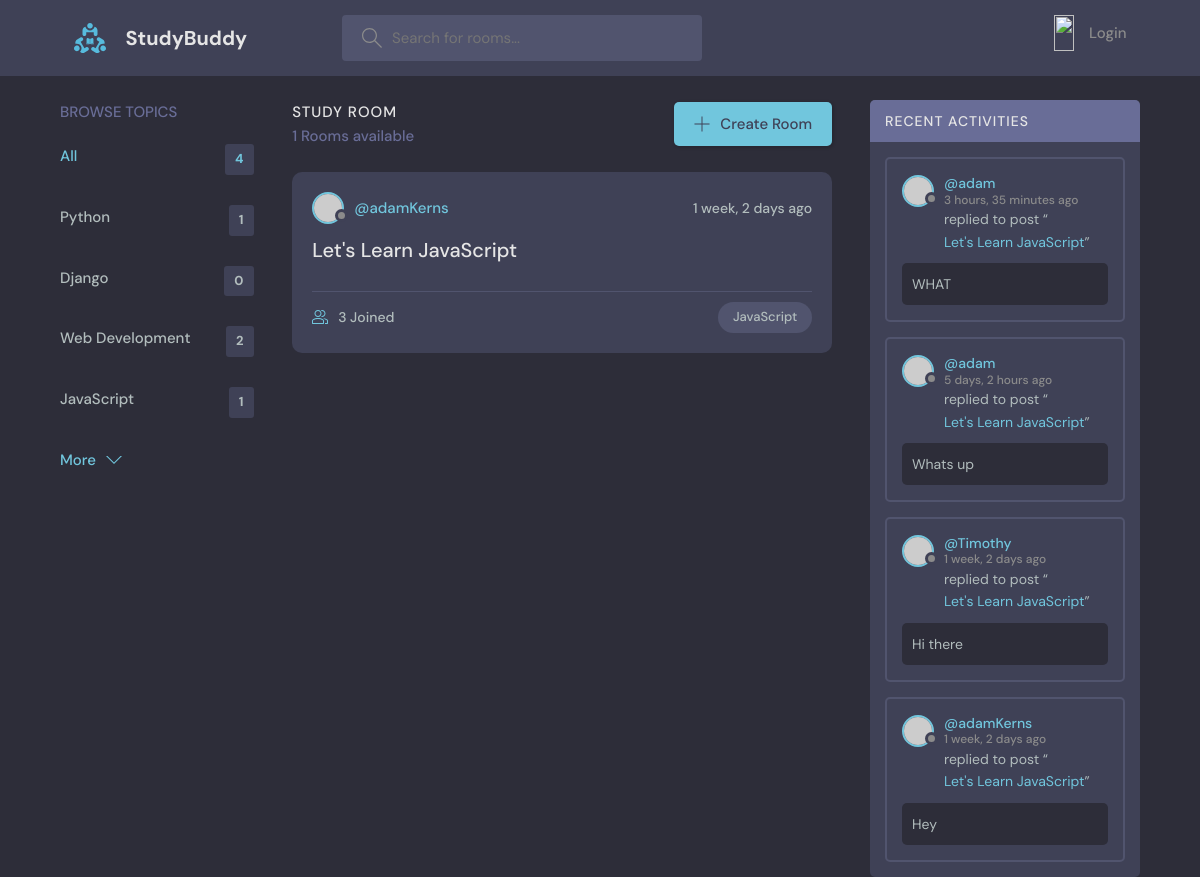
Screenshot of /?q=JavaScript with the database file from the repository.
### base/models.py (models this page shows, shortened)
class Topic(models.Model):
    name = models.CharField(max_length=200)

class Room(models.Model):
    host = models.ForeignKey(User, on_delete=models.SET_NULL, null=True)
    topic = models.ForeignKey(Topic, on_delete=models.SET_NULL, null=True)
    name = models.CharField(max_length=200)
    description = models.TextField(null=True, blank=True)
    participants = models.ManyToManyField(User, related_name='participants', blank=True)
    updated = models.DateTimeField(auto_now=True)
    created = models.DateTimeField(auto_now_add=True)
    class Meta:
        ordering = ['-updated', '-created']
    def __str__(self):
        return self.name

class Message(models.Model):
    user = models.ForeignKey(User, on_delete=models.CASCADE)
    room = models.ForeignKey(Room, on_delete=models.CASCADE)
    body = models.TextField()
    updated = models.DateTimeField(auto_now=True)
    created = models.DateTimeField(auto_now_add=True)
    class Meta:
        ordering = ['-updated', '-created']

### base/views.py (the view)
# urls.py: 2. Add a URL to urlpatterns:  path('', views.home, name='home')
def home(request):
    q = request.GET.get('q') if request.GET.get('q') != None else ''
    rooms = Room.objects.filter(Q(topic__name__icontains=q) | Q(name__icontains=q) | Q(description__icontains=q))
    topics = Topic.objects.all()
    room_count = rooms.count()
    room_messages = Message.objects.filter(Q(room__topic__name__icontains=q))
    context = {'rooms': rooms, 'topics': topics, 'room_count': room_count, 'room_messages': room_messages}
    return render(request, 'base/home.html', context)

### base/templates/base/home.html (shortened to what this page needs)
{% extends 'main.html' %}
{%block content%}
    <main class="layout layout--3">
      <div class="container">
        {% include 'base/topics_component.html' %}
        <div class="roomList">
          <div class="roomList__header">
            <div>
              <h2>Study Room</h2>
              <p>{{room_count}} Rooms available</p>
            </div>
            <a class="btn btn--main" href="create-room.html">
              <svg version="1.1" xmlns="http://www.w3.org/2000/svg" width="32" height="32" viewBox="0 0 32 32">
                <title>add</title>
                <path
                  d="M16.943 0.943h-1.885v14.115h-14.115v1.885h14.115v14.115h1.885v-14.115h14.115v-1.885h-14.115v-14.115z"
                ></path>
              </svg>
              Create Room
            </a>
          </div>
          {% include 'base/feed_component.html'%}
        </div>
        {%include 'base/activity_component.html'%}
      </div>
    </main>
{% endblock content %}

### base/templates/base/topics_component.html
<div class="topics">
    <div class="topics__header">
      <h2>Browse Topics</h2>
    </div>
    <ul class="topics__list">
      <li>
        <a href="{% url 'home' %}" class="active">All <span>{{topics.count}}</span></a>
      </li>
      {% for topic in topics %}
      <li>
        <a href="{% url 'home' %}?q={{topic.name}}">{{topic.name}} <span>{{topic.room_set.all.count}}</span></a>
      </li>
      {%endfor%}
    </ul>
    <a class="btn btn--link" href="topics.html">
      More
      <svg version="1.1" xmlns="http://www.w3.org/2000/svg" width="32" height="32" viewBox="0 0 32 32">
        <title>chevron-down</title>
        <path d="M16 21l-13-13h-3l16 16 16-16h-3l-13 13z"></path>
      </svg>
    </a>
  </div>

### base/templates/base/feed_component.html (shortened to what this page needs)
{% for room in rooms %}
<div class="roomListRoom">
    <div class="roomListRoom__header">
      <a href="{% url 'user-profile' room.host.id %}" class="roomListRoom__author">
        <div class="avatar avatar--small">
          <img src="https://randomuser.me/api/portraits/women/11.jpg" />
        </div>
        <span>@{{room.host.username}}</span>
      </a>
      <div class="roomListRoom__actions">
        <span>{{room.created|timesince}} ago</span>
      </div>
    </div>
    <div class="roomListRoom__content">
      <a href="{% url 'room' room.id %}">{{room.name}}</a>
    </div>
    <div class="roomListRoom__meta">
      <a href="{% url 'room' room.id %}" class="roomListRoom__joined">
        {{room.participants.all.count}} Joined
      </a>
      <p class="roomListRoom__topic">{{room.topic.name}}</p>
    </div>
  </div>
{% endfor %}

### base/templates/base/activity_component.html (shortened to what this page needs)
<div class="activities">
    <div class="activities__header">
      <h2>Recent Activities</h2>
    </div>
    {%for message in room_messages%}
    <div class="activities__box">
      <div class="activities__boxHeader roomListRoom__header">
        <a href="{% url 'user-profile' message.user.id%}" class="roomListRoom__author">
          <div class="avatar avatar--small">
            <img src="https://randomuser.me/api/portraits/women/11.jpg" />
          </div>
          <p>
            @{{message.user}}
            <span>{{message.created|timesince}} ago</span>
          </p>
        </a>
      </div>
      <div class="activities__boxContent">
        <p>replied to post “<a href="{% url 'room' message.room.id %}">{{message.room}}</a>”</p>
        <div class="activities__boxRoomContent">
            {{message.body}}
        </div>
      </div>
    </div>
    {% endfor %}
  </div>

### rows the page displays
Topic: name "Python", room_set.all.count "1"
Topic: name "Django", room_set.all.count "0"
Topic: name "Web Development", room_set.all.count "2"
Topic: name "JavaScript", room_set.all.count "1"
Room: host.username "adamKerns", created "1 week, 2 days", name "Let's Learn JavaScript", participants.all.count "3", topic.name "JavaScript"
Message: user "adam", created "3 hours, 35 minutes", room "Let's Learn JavaScript", body "WHAT"
Message: user "adam", created "5 days, 2 hours", room "Let's Learn JavaScript", body "Whats up"
Message: user "Timothy", created "1 week, 2 days", room "Let's Learn JavaScript", body "Hi there"
Message: user "adamKerns", created "1 week, 2 days", room "Let's Learn JavaScript", body "Hey"

### other values shown
{{ topics.count }} "4"
{{ room_count }} "1"
